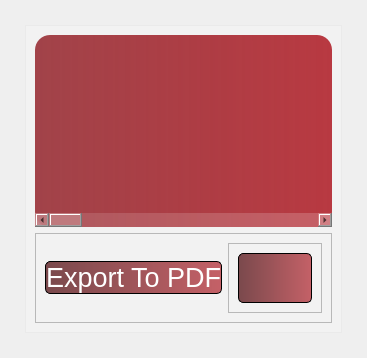
      <widget class="QWidget" name="Records">
       <attribute name="title">
        <string>Records</string>
       </attribute>
       <layout class="QVBoxLayout" name="verticalLayout_4">
        <property name="leftMargin">
         <number>25</number>
        </property>
        <property name="topMargin">
         <number>25</number>
        </property>
        <property name="rightMargin">
         <number>25</number>
        </property>
        <property name="bottomMargin">
         <number>25</number>
        </property>
        <item>
         <widget class="QFrame" name="frame_5">
          <property name="styleSheet">
           <string notr="true">border-image:none;
background-color: rgba(255, 255, 255, 50);</string>
          </property>
          <property name="frameShape">
           <enum>QFrame::StyledPanel</enum>
          </property>
          <property name="frameShadow">
           <enum>QFrame::Raised</enum>
          </property>
          <layout class="QVBoxLayout" name="verticalLayout_10">
           <item>
            <widget class="QTableWidget" name="records_table">
             <property name="styleSheet">
              <string notr="true">*{
		background-color: qlineargradient(spread:pad, x1:0, y1:0, x2:1, y2:0, stop:0 rgba(151, 45, 52, 227), stop:1 rgba(184, 57, 65, 255));
	alternate-background-color: rgb(41, 133, 129);
	border-radius: 15px;
	color: rgb(255, 255, 255);
}

 QHeaderView::section {
        background-color: rgb(180, 40, 38);
        color: white;
        padding: 4px;
        border: 1px solid black;
        font-weight: bold;
		border-radius: 10px;
		margin-left: 1px;
		text-align:center;
    }

</string>
             </property>
             <property name="editTriggers">
              <set>QAbstractItemView::NoEditTriggers</set>
             </property>
             <property name="showDropIndicator" stdset="0">
              <bool>false</bool>
             </property>
             <property name="dragDropOverwriteMode">
              <bool>false</bool>
             </property>
             <property name="alternatingRowColors">
              <bool>true</bool>
             </property>
             <property name="selectionBehavior">
              <enum>QAbstractItemView::SelectRows</enum>
             </property>
             <property name="showGrid">
              <bool>true</bool>
             </property>
             <property name="sortingEnabled">
              <bool>true</bool>
             </property>
             <property name="wordWrap">
              <bool>false</bool>
             </property>
             <property name="cornerButtonEnabled">
              <bool>false</bool>
             </property>
             <attribute name="horizontalHeaderVisible">
              <bool>false</bool>
             </attribute>
             <attribute name="horizontalHeaderCascadingSectionResizes">
              <bool>false</bool>
             </attribute>
             <attribute name="horizontalHeaderHighlightSections">
              <bool>true</bool>
             </attribute>
             <attribute name="horizontalHeaderMinimumSectionSize">
              <number>250</number>
             </attribute>
             <attribute name="horizontalHeaderStretchLastSection">
              <bool>true</bool>
             </attribute>
             <attribute name="verticalHeaderVisible">
              <bool>false</bool>
             </attribute>
             <column>
              <property name="text">
               <string>Time</string>
              </property>
              <property name="font">
               <font>
                <pointsize>20</pointsize>
                <weight>75</weight>
                <bold>true</bold>
               </font>
              </property>
             </column>
             <column>
              <property name="text">
               <string>Action</string>
              </property>
              <property name="font">
               <font>
                <pointsize>20</pointsize>
                <weight>75</weight>
                <bold>true</bold>
               </font>
              </property>
             </column>
             <column>
              <property name="text">
               <string>User Id</string>
              </property>
              <property name="font">
               <font>
                <pointsize>20</pointsize>
                <weight>75</weight>
                <bold>true</bold>
               </font>
              </property>
             </column>
             <column>
              <property name="text">
               <string>Technician Id</string>
              </property>
              <property name="font">
               <font>
                <pointsize>20</pointsize>
                <weight>75</weight>
                <bold>true</bold>
               </font>
              </property>
             </column>
             <column>
              <property name="text">
               <string>Blood Group</string>
              </property>
              <property name="font">
               <font>
                <pointsize>20</pointsize>
                <weight>75</weight>
                <bold>true</bold>
               </font>
              </property>
             </column>
             <column>
              <property name="text">
               <string>Quantity</string>
              </property>
              <property name="font">
               <font>
                <pointsize>20</pointsize>
                <weight>75</weight>
                <bold>true</bold>
               </font>
              </property>
             </column>
             <column>
              <property name="text">
               <string>Donor Name</string>
              </property>
              <property name="font">
               <font>
                <pointsize>20</pointsize>
                <weight>75</weight>
                <bold>true</bold>
               </font>
              </property>
             </column>
             <column>
              <property name="text">
               <string>Donor Id</string>
              </property>
              <property name="font">
               <font>
                <pointsize>20</pointsize>
                <weight>75</weight>
                <bold>true</bold>
               </font>
              </property>
             </column>
            </widget>
           </item>
           <item>
            <widget class="QFrame" name="frame_10">
             <property name="styleSheet">
              <string notr="true">background-color:none</string>
             </property>
             <property name="frameShape">
              <enum>QFrame::StyledPanel</enum>
             </property>
             <property name="frameShadow">
              <enum>QFrame::Raised</enum>
             </property>
             <layout class="QHBoxLayout" name="horizontalLayout_4">
              <item>
               <widget class="QPushButton" name="export_button">
                <property name="font">
                 <font>
                  <pointsize>20</pointsize>
                 </font>
                </property>
                <property name="styleSheet">
                 <string notr="true">*{
	background-color: qlineargradient(spread:pad, x1:0, y1:0, x2:1, y2:0, stop:0 rgba(89, 27, 31, 200), stop:1 rgba(184, 57, 65, 200));
    border: 1px solid black;
	color: rgb(255, 255, 255);
	border-radius: 5px
}

*:hover{
background-color: qlineargradient(spread:pad, x1:0, y1:0, x2:1, y2:0, stop:0 rgba(200, 60, 69, 200), stop:1 rgba(184, 57, 65, 200));
    border: 1px solid black;
	color: rgb(255, 255, 255);
	border-radius: 5px
}

*:pressed{
	
	background-color: qlineargradient(spread:pad, x1:0, y1:0, x2:1, y2:0, stop:0 rgba(151, 45, 52, 227), stop:1 rgba(184, 57, 65, 255));
    border: 1px solid black;
	color: rgb(255, 255, 255);
	border-radius: 5px
}
</string>
                </property>
                <property name="text">
                 <string>Export To PDF</string>
                </property>
               </widget>
              </item>
              <item alignment="Qt::AlignRight">
               <widget class="QFrame" name="frame_12">
                <property name="styleSheet">
                 <string notr="true">background-color:none</string>
                </property>
                <property name="frameShape">
                 <enum>QFrame::StyledPanel</enum>
                </property>
                <property name="frameShadow">
                 <enum>QFrame::Raised</enum>
                </property>
                <layout class="QVBoxLayout" name="verticalLayout_12">
                 <item alignment="Qt::AlignRight">
                  <widget class="QPushButton" name="refresh_record_button">
                   <property name="minimumSize">
                    <size>
                     <width>50</width>
                     <height>50</height>
                    </size>
                   </property>
                   <property name="font">
                    <font>
                     <pointsize>20</pointsize>
                    </font>
                   </property>
                   <property name="styleSheet">
                    <string notr="true">*{
	background-color: qlineargradient(spread:pad, x1:0, y1:0, x2:1, y2:0, stop:0 rgba(89, 27, 31, 200), stop:1 rgba(184, 57, 65, 200));
    border: 1px solid black;
	color: rgb(255, 255, 255);
	border-radius: 5px
}

*:hover{
background-color: qlineargradient(spread:pad, x1:0, y1:0, x2:1, y2:0, stop:0 rgba(200, 60, 69, 200), stop:1 rgba(184, 57, 65, 200));
    border: 1px solid black;
	color: rgb(255, 255, 255);
	border-radius: 5px
}

*:pressed{
	
	background-color: qlineargradient(spread:pad, x1:0, y1:0, x2:1, y2:0, stop:0 rgba(151, 45, 52, 227), stop:1 rgba(184, 57, 65, 255));
    border: 1px solid black;
	color: rgb(255, 255, 255);
	border-radius: 5px
}
</string>
                   </property>
                   <property name="text">
                    <string/>
                   </property>
                   <property name="icon">
                    <iconset resource="Main_Icons.qrc">
                     <normaloff>:/Button_Icons/Icons/refresh-page-option.png</normaloff>:/Button_Icons/Icons/refresh-page-option.png</iconset>
                   </property>
                  </widget>
                 </item>
                </layout>
               </widget>
              </item>
             </layout>
            </widget>
           </item>
          </layout>
         </widget>
        </item>
       </layout>
      </widget>
